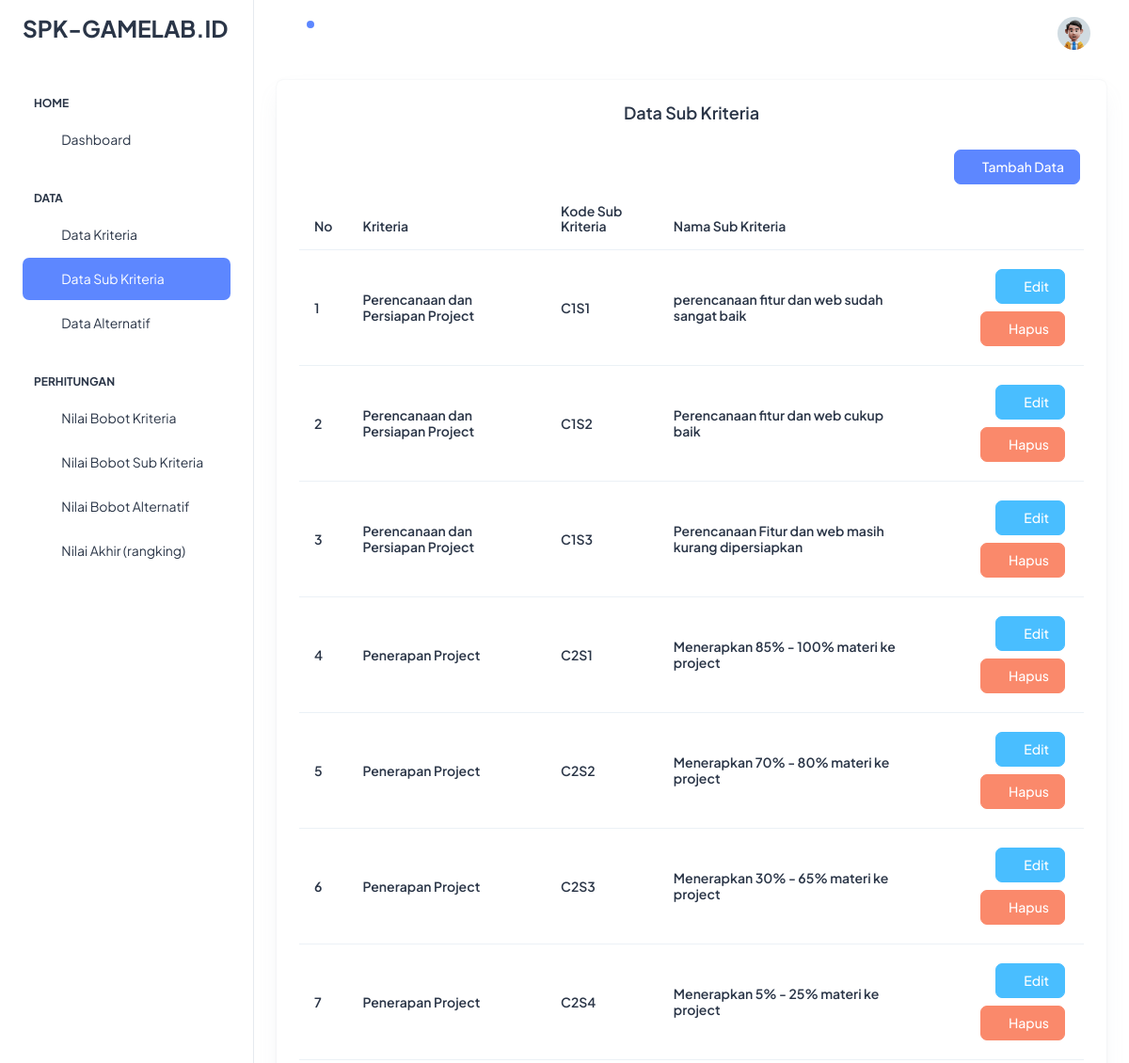
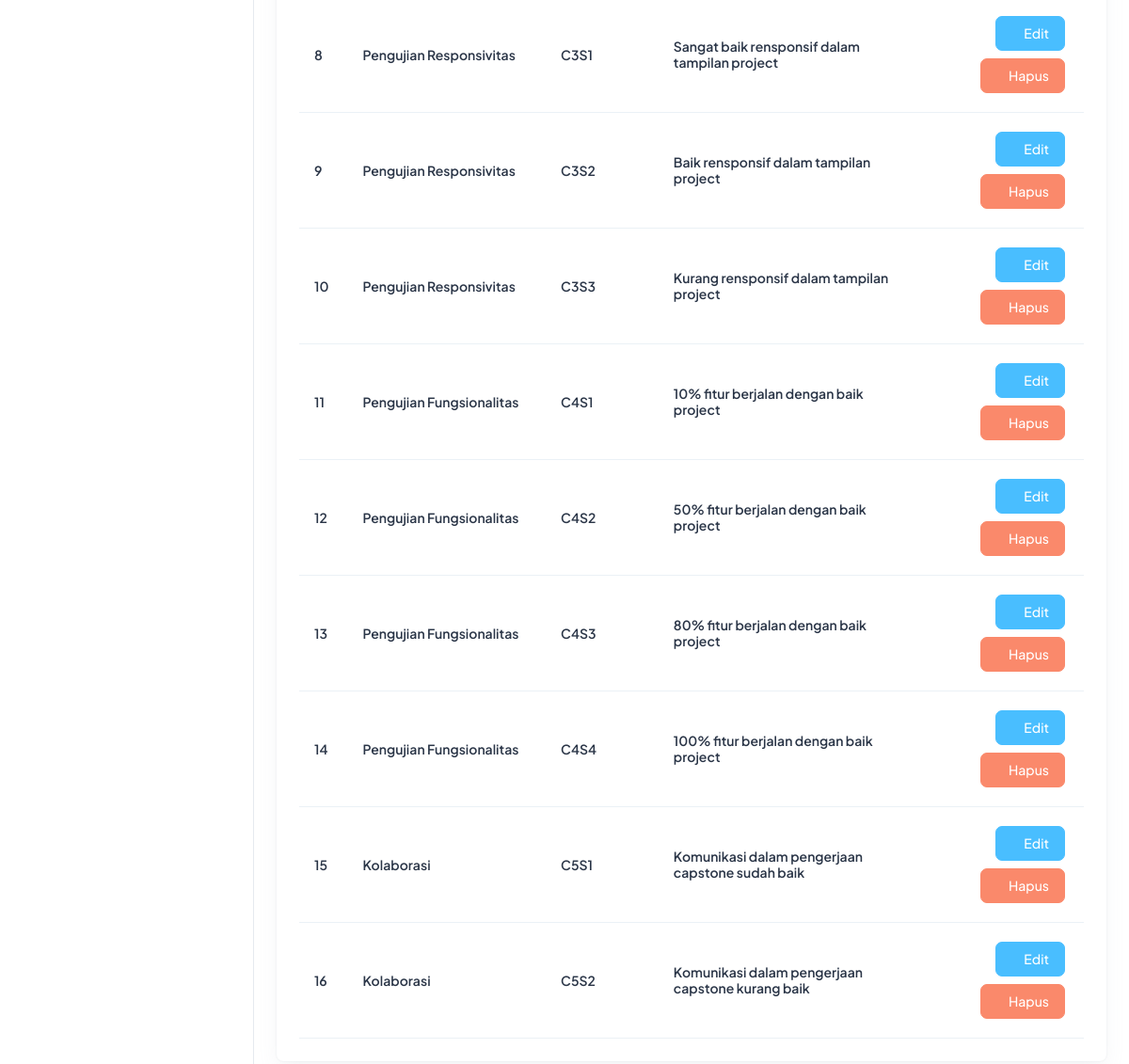
The app's page /index.php?m=sub (signed in) with its own data (2 pictures, top to bottom).
### tables this page shows
CREATE TABLE `tb_sub` (
  `kode_sub` varchar(255) NOT NULL,
  `kode_kriteria` varchar(255) DEFAULT NULL,
  `nama_sub` varchar(255) DEFAULT NULL,
  `nilai_sub` double DEFAULT NULL
);

CREATE TABLE `tb_kriteria` (
  `kode_kriteria` varchar(16) NOT NULL,
  `nama_kriteria` varchar(256) DEFAULT NULL
);

### functions.php (called while the page is built, shortened)
<?php
include 'config.php';
include 'includes/db.php';
$db = new DB($config['server'], $config['username'], $config['password'], $config['database_name']);
include 'includes/general.php';
$mod = isset($_GET['m']) ? $_GET['m'] : '';

### config.php (called while the page is built)
<?php
    $config["server"] = 'localhost';
    $config["username"] = 'root';
    $config["password"] = '';
    $config["database_name"] = 'ahp_gamelab';
?>

### includes/general.php (called while the page is built, shortened)
<?php
function esc_field($str)
{
    return addslashes($str);
}

### includes/db.php (called while the page is built, shortened)
<?php
class DB
{
    var $conn = null;
    public function __construct($host, $username, $passwd, $dbname)
    {
        $this->conn = mysqli_connect($host, $username, $passwd, $dbname);
    }
    public function query($sql)
    {
        $query = mysqli_query($this->conn, $sql) or die('<pre>Error mysqli_query: ' . mysqli_error($this->conn) . '<br />' . $sql . '</pre>');
        return $query;
    }
    public function get_results($sql)
    {
        $query = $this->query($sql);
        $arr = [];
        while ($row = mysqli_fetch_object($query)) {
            $arr[] = $row;
        }
        return $arr;
    }
}

### sub.php (the view, shortened to what this page needs)
<div class="row">
            <div class="col-lg-12 d-flex align-items-stretch">
                <div class="card w-100">
                  <div class="card-body p-4">
                    <h5 class="card-title fw-semibold mb-4"><center>Data Sub Kriteria</center></h5>
                    <div class="row">
                    <div class="col-sm-12 col-xl-12">
                        <a type="button" class="btn btn-primary m-1 float-end" href="?m=sub_tambah"><i class="ti ti-plus"></i> Tambah Data</button></a>
                    </div>
                    </div>
                    <div class="table-responsive">
                        <table class="table mb-0 align-middle display" id="myTable">
                            <thead class="text-dark fs-4">
                              <tr>
                                <th class="border-bottom-2">
                                  <h6 class="fw-semibold mb-0">No</h6>
                                </th>
                                <th class="border-bottom-2">
                                    <h6 class="fw-semibold mb-0">Kriteria</h6>
                                </th>
                                <th class="border-bottom-2">
                                    <h6 class="fw-semibold mb-0">Kode Sub Kriteria</h6>
                                  </th>
                                <th class="border-bottom-2">
                                  <h6 class="fw-semibold mb-0">Nama Sub Kriteria</h6>
                                </th>
                                <th class="border-bottom-2">
                                </th>
                              </tr>
                            </thead>
                            <tbody>
                            <?php
                            $q = esc_field(isset($_GET['q'])?$_GET['q']:'');
                            $rows = $db->get_results("SELECT * FROM tb_sub s
                                INNER JOIN tb_kriteria k ON s.kode_kriteria=k.kode_kriteria
                                WHERE nama_sub LIKE '%$q%' ORDER BY k.kode_kriteria, s.kode_sub");
                            $no = 0;
                            foreach ($rows as $row) :
                            ?>
                              <tr>
                                <td class="border-bottom-2">
                                    <h6 class="fw-semibold mb-0"><?= ++$no ?></h6>
                                </td>
                                <td class="border-bottom-2">
                                    <h6 class="fw-semibold mb-0"><?= $row->nama_kriteria ?></h6>
                                </td>
                                <td class="border-bottom-2">
                                    <h6 class="fw-semibold mb-0"><?= $row->kode_sub ?></h6>
                                </td>
                                <td class="border-bottom-2">
                                    <h6 class="fw-semibold mb-0"><?= $row->nama_sub ?></h6>
                                </td>
                                <td class="border-bottom-2">
                                    <a type="button" class="btn btn-secondary m-1 float-end" href="?m=sub_ubah&ID=<?= $row->kode_sub ?>"><i class="ti ti-edit"></i> Edit</a>
                                    <a type="button" class="btn btn-danger m-1 float-end" href="aksi.php?act=sub_hapus&ID=<?= $row->kode_sub ?>" onclick="return confirm('Anda yakin ingin menghapus Hapus data <?= $row->nama_sub ?>?')"><i class="ti ti-trash"></i> Hapus</a>
                                </td>
                              </tr>
                              <?php endforeach ?>
                            </tbody>
                          </table>
                    </div>
                  </div>
                </div>
              </div>
        </div>

### index.php (shortened to what this page needs)
<?php
include 'functions.php';
?>
<!doctype html>
<html lang="en">
<head>
  <link rel="stylesheet" href="assets/css/styles.min.css" />
  <link rel="stylesheet" href="https://cdn.datatables.net/2.0.8/css/dataTables.dataTables.css" />
</head>
<body>
  <div class="page-wrapper" id="main-wrapper" data-layout="vertical" data-navbarbg="skin6" data-sidebartype="full"
    data-sidebar-position="fixed" data-header-position="fixed">
    <?php include('sidebar.php') ?>
    <div class="body-wrapper">
    <?php include('header.php') ?>
      <div class="container-fluid">
        <?php
            if (file_exists($mod . '.php'))
              include $mod . '.php';
            else
              include 'dashboard.php';
        ?>
    </div>
  </div>
</body>
</html>

### sidebar.php (shortened to what this page needs)
<aside class="left-sidebar">
  <div>
    <div class="brand-logo d-flex align-items-center justify-content-between">
      <a href="dashboard.php" class="text-nowrap logo-img">
        <h3><b>SPK-GAMELAB.ID</b></h3>
      </a>
    </div>
    <nav class="sidebar-nav scroll-sidebar" data-simplebar="">
      <ul id="sidebarnav">
        <li class="nav-small-cap">
          <span class="hide-menu">Home</span>
        </li>
        <li class="sidebar-item">
          <a class="sidebar-link" href="?" aria-expanded="false">
            <span>
              <i class="ti ti-layout-dashboard"></i>
            </span>
            <span class="hide-menu">Dashboard</span>
          </a>
        </li>
        <li class="nav-small-cap">
          <span class="hide-menu">Data</span>
        </li>
        <li class="sidebar-item">
          <a class="sidebar-link" href="?m=kriteria" aria-expanded="false">
            <span>
              <i class="ti ti-table"></i>
            </span>
            <span class="hide-menu">Data Kriteria</span>
          </a>
        </li>
        <li class="sidebar-item">
          <a class="sidebar-link" href="?m=sub" aria-expanded="false">
            <span>
              <i class="ti ti-table"></i>
            </span>
            <span class="hide-menu">Data Sub Kriteria</span>
          </a>
        </li>
        <li class="sidebar-item">
          <a class="sidebar-link" href="?m=alternatif" aria-expanded="false">
            <span>
              <i class="ti ti-table"></i>
            </span>
            <span class="hide-menu">Data Alternatif</span>
          </a>
        </li>
        <li class="nav-small-cap">
          <span class="hide-menu">Perhitungan</span>
        </li>
        <li class="sidebar-item">
          <a class="sidebar-link" href="?m=rel_kriteria" aria-expanded="false">
            <span>
              <i class="ti ti-math"></i>
            </span>
            <span class="hide-menu">Nilai Bobot Kriteria</span>
          </a>
        </li>
        <li class="sidebar-item">
          <a class="sidebar-link" href="?m=rel_sub" aria-expanded="false">
            <span>
              <i class="ti ti-math"></i>
            </span>
            <span class="hide-menu">Nilai Bobot Sub Kriteria</span>
          </a>
        </li>
        <li class="sidebar-item">
          <a class="sidebar-link" href="?m=rel_alternatif" aria-expanded="false">
            <span>
              <i class="ti ti-math"></i>
            </span>
            <span class="hide-menu">Nilai Bobot Alternatif</span>
          </a>
        </li>
        <li class="sidebar-item">
          <a class="sidebar-link" href="?m=hitung" aria-expanded="false">
            <span>
              <i class="ti ti-math"></i>
            </span>
            <span class="hide-menu">Nilai Akhir (rangking)</span>
          </a>
        </li>
      </ul>
    </nav>
  </div>
</aside>

### header.php (shortened to what this page needs)
<header class="app-header">
        <nav class="navbar navbar-expand-lg navbar-light">
          <ul class="navbar-nav">
            <li class="nav-item">
              <a class="nav-link nav-icon-hover" href="javascript:void(0)">
                <i class="ti ti-bell-ringing"></i>
                <div class="notification bg-primary rounded-circle"></div>
              </a>
            </li>
          </ul>
          <div class="navbar-collapse justify-content-end px-0" id="navbarNav">
            <ul class="navbar-nav flex-row ms-auto align-items-center justify-content-end">
              <li class="nav-item dropdown">
                <a class="nav-link nav-icon-hover" href="javascript:void(0)" id="drop2" data-bs-toggle="dropdown" aria-expanded="false">
                  <img src="assets/images/profile/user-1.jpg" alt="" width="35" height="35" class="rounded-circle">
                </a>
              </li>
            </ul>
          </div>
        </nav>
      </header>

### records on screen
tb_sub: kode_kriteria.nama_kriteria "Perencanaan dan Persiapan Project", kode_sub "C1S1", nama_sub "perencanaan fitur dan web sudah sangat baik"
tb_sub: kode_kriteria.nama_kriteria "Perencanaan dan Persiapan Project", kode_sub "C1S2", nama_sub "Perencanaan fitur dan web cukup baik"
tb_sub: kode_kriteria.nama_kriteria "Perencanaan dan Persiapan Project", kode_sub "C1S3", nama_sub "Perencanaan Fitur dan web masih kurang dipersiapkan"
tb_sub: kode_kriteria.nama_kriteria "Penerapan Project", kode_sub "C2S1", nama_sub "Menerapkan 85% - 100% materi ke project"
tb_sub: kode_kriteria.nama_kriteria "Penerapan Project", kode_sub "C2S2", nama_sub "Menerapkan 70% - 80% materi ke project"
tb_sub: kode_kriteria.nama_kriteria "Penerapan Project", kode_sub "C2S3", nama_sub "Menerapkan 30% - 65% materi ke project"
tb_sub: kode_kriteria.nama_kriteria "Penerapan Project", kode_sub "C2S4", nama_sub "Menerapkan 5% - 25% materi ke project"
tb_sub: kode_kriteria.nama_kriteria "Pengujian Responsivitas", kode_sub "C3S1", nama_sub "Sangat baik rensponsif dalam tampilan project"
tb_sub: kode_kriteria.nama_kriteria "Pengujian Responsivitas", kode_sub "C3S2", nama_sub "Baik rensponsif dalam tampilan project"
tb_sub: kode_kriteria.nama_kriteria "Pengujian Responsivitas", kode_sub "C3S3", nama_sub "Kurang rensponsif dalam tampilan project"
tb_sub: kode_kriteria.nama_kriteria "Pengujian Fungsionalitas", kode_sub "C4S1", nama_sub "10% fitur berjalan dengan baik project"
tb_sub: kode_kriteria.nama_kriteria "Pengujian Fungsionalitas", kode_sub "C4S2", nama_sub "50% fitur berjalan dengan baik project"
tb_sub: kode_kriteria.nama_kriteria "Pengujian Fungsionalitas", kode_sub "C4S3", nama_sub "80% fitur berjalan dengan baik project"
tb_sub: kode_kriteria.nama_kriteria "Pengujian Fungsionalitas", kode_sub "C4S4", nama_sub "100% fitur berjalan dengan baik project"
tb_sub: kode_kriteria.nama_kriteria "Kolaborasi", kode_sub "C5S1", nama_sub "Komunikasi dalam pengerjaan capstone sudah baik"
tb_sub: kode_kriteria.nama_kriteria "Kolaborasi", kode_sub "C5S2", nama_sub "Komunikasi dalam pengerjaan capstone kurang baik"
